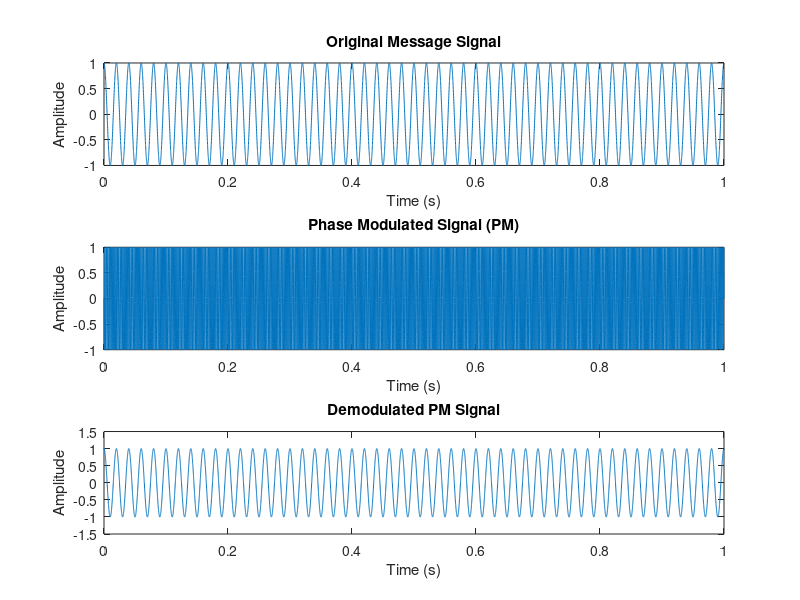

The MATLAB script that drew this image:
% Basic settings
fs = 10000;            % Sampling frequency (Hz)
t = 0:1/fs:1;          % Time vector (1 second)
fm = 50;               % Frequency of message (Hz)
Am = 1;                % Amplitude of message
fc = 500;              % Carrier frequency (Hz)
kp = pi/2;             % Phase sensitivity (rad per unit of m)


m = Am * cos(2*pi*fm*t);  % Message signal
s_pm = cos(2*pi*fc*t + kp * m);  % PM signal: carrier + modulated phase

inst_phase_pm = unwrap(angle(hilbert(s_pm)));  % Extract phase from signal
demod_pm = (inst_phase_pm - 2*pi*fc*t) / kp;   % Remove carrier and scale back

figure;

subplot(3,1,1);
plot(t, m);
title('Original Message Signal');
xlabel('Time (s)');
ylabel('Amplitude');

subplot(3,1,2);
plot(t, s_pm);
title('Phase Modulated Signal (PM)');
xlabel('Time (s)');
ylabel('Amplitude');

subplot(3,1,3);
plot(t, demod_pm);
title('Demodulated PM Signal');
xlabel('Time (s)');
ylabel('Amplitude');
